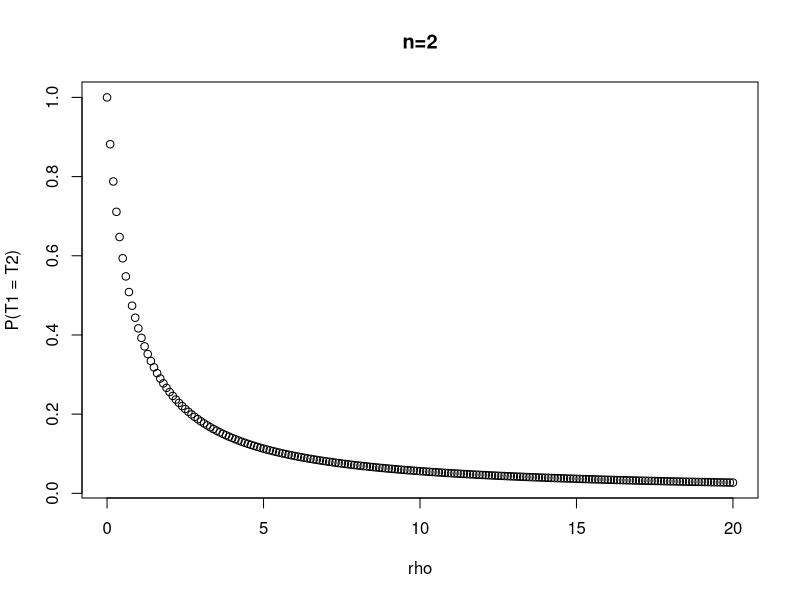

The R source for this figure:
prob_equal_n2 <- function(rho) {
  (9 + rho) / (9 + 13*rho + 2*rho^2)
}

rho_seq <- seq(from=0, to=20, by=0.1)
prob_seq <- prob_equal_n2(rho_seq)
plot(rho_seq, prob_seq, xlab="rho", ylab="P(T1 = T2)", main="n=2")
